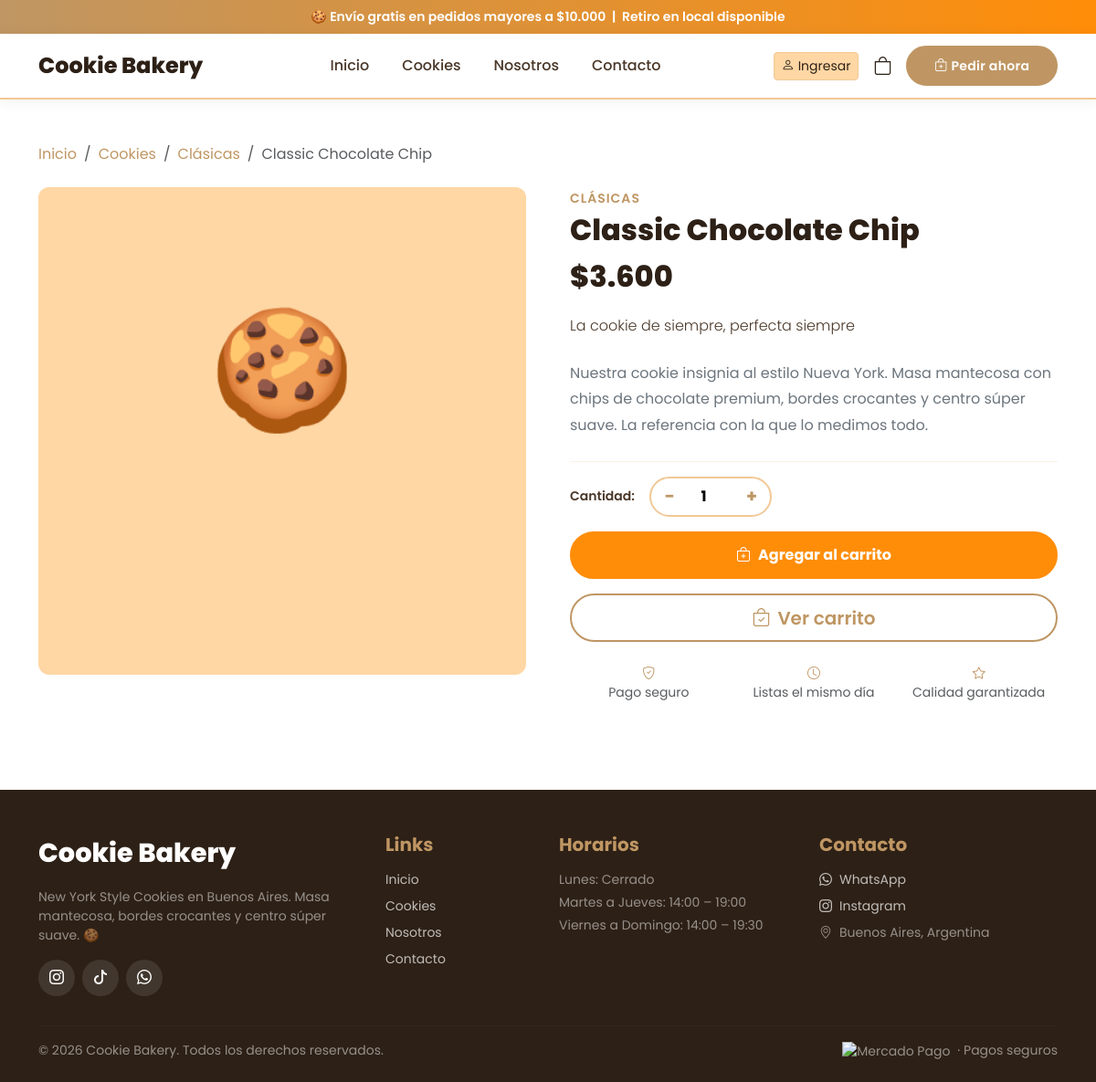
Screenshot of /producto?slug=classic-chocolate-chip with the database file from the repository.
### tables this page shows
CREATE TABLE products (
    id              INT UNSIGNED AUTO_INCREMENT PRIMARY KEY,
    category_id     INT UNSIGNED     NULL,
    name            VARCHAR(150)     NOT NULL,
    slug            VARCHAR(180)     NOT NULL UNIQUE,
    short_desc      VARCHAR(280)     NULL,
    description     TEXT             NULL,
    ingredients     TEXT             NULL,
    price           DECIMAL(10,2)    NOT NULL,
    compare_price   DECIMAL(10,2)    NULL,
    main_image      VARCHAR(255)     NULL,
    featured        TINYINT(1)       NOT NULL DEFAULT 0,
    available       TINYINT(1)       NOT NULL DEFAULT 1,
    sort_order      SMALLINT UNSIGNED NOT NULL DEFAULT 0,
    created_at      DATETIME         NOT NULL DEFAULT CURRENT_TIMESTAMP,
    updated_at      DATETIME         NOT NULL DEFAULT CURRENT_TIMESTAMP ON UPDATE CURRENT_TIMESTAMP,
    FOREIGN KEY (category_id) REFERENCES categories(id) ON DELETE SET NULL,
    INDEX idx_category (category_id),
    INDEX idx_available (available),
    INDEX idx_featured (featured)
);

CREATE TABLE categories (
    id          INT UNSIGNED AUTO_INCREMENT PRIMARY KEY,
    name        VARCHAR(100)    NOT NULL,
    slug        VARCHAR(120)    NOT NULL UNIQUE,
    description TEXT            NULL,
    image       VARCHAR(255)    NULL,
    sort_order  TINYINT UNSIGNED NOT NULL DEFAULT 0,
    active      TINYINT(1)      NOT NULL DEFAULT 1,
    created_at  DATETIME        NOT NULL DEFAULT CURRENT_TIMESTAMP,
    updated_at  DATETIME        NOT NULL DEFAULT CURRENT_TIMESTAMP ON UPDATE CURRENT_TIMESTAMP
);

### app/Controllers/BaseController.php (called while the page is built, shortened)
<?php
abstract class BaseController
{
    protected function view(string $viewPath, array $data = []): void
    {
        $layoutFile = APP_PATH . '/Views/layouts/main.php';
        require $layoutFile;
    }
    protected function input(string $key, mixed $default = null): mixed
    {
        $val = $_POST[$key] ?? $_GET[$key] ?? $default;
        if (is_string($val)) {
            $val = trim($val);
        }
        return $val;
    }
}

### app/Controllers/ProductController.php (called while the page is built, shortened)
<?php
class ProductController extends BaseController
{
    public function detail(): void
    {
        $slug         = $this->input('slug', '');
        $productModel = new Product();
        $product = $productModel->findBySlug($slug);
        $images = $productModel->getImages((int)$product['id']);
        $this->view('products/detail', [
            'pageTitle' => $product['name'],
            'product'   => $product,
            'images'    => $images,
        ]);
    }
}

### app/Core/Router.php (called while the page is built, shortened)
<?php
class Router
{
    private array $routes = [];
    private function add(string $path, string $controller, string $action): void
    {
        $this->routes[$path] = ['controller' => $controller, 'action' => $action];
    }
    public function dispatch(): void
    {
        $url = $_GET['url'] ?? '';
        $url = trim($url, '/');
        $url = strtok($url, '?');
        $url = $url ?: '';
        if (isset($this->routes[$url])) {
            $route = $this->routes[$url];
        }
        $action         = $route['action'];
        $controller = new $controllerName();
        $controller->$action();
    }
}

### index.php (called while the page is built, shortened)
<?php
$router = new Router();
$router->dispatch();

### app/Models/BaseModel.php (called while the page is built, shortened)
<?php
abstract class BaseModel
{
    protected PDO $db;
    public function __construct()
    {
        $this->db = Database::getInstance();
    }
    protected function query(string $sql, array $params = []): \PDOStatement
    {
        $stmt = $this->db->prepare($sql);
        $stmt->execute($params);
        return $stmt;
    }
}

### app/Core/Database.php (called while the page is built, shortened)
<?php
class Database
{
    private static ?PDO $instance = null;
    public static function getInstance(): PDO
    {
        if (self::$instance === null) {
            $dsn = sprintf(
                'mysql:host=%s;dbname=%s;charset=%s',
                DB_HOST, DB_NAME, DB_CHARSET
            );
            try {
                self::$instance = new PDO($dsn, DB_USER, DB_PASS, [
                    PDO::ATTR_ERRMODE            => PDO::ERRMODE_EXCEPTION,
                    PDO::ATTR_DEFAULT_FETCH_MODE => PDO::FETCH_ASSOC,
                    PDO::ATTR_EMULATE_PREPARES   => false,
                    PDO::MYSQL_ATTR_INIT_COMMAND => "SET NAMES utf8mb4 COLLATE utf8mb4_unicode_ci",
                ]);
            } catch (PDOException $e) {
                error_log('DB Connection failed: ' . $e->getMessage());
                http_response_code(500);
                die('Error de conexión a la base de datos. Verificá que MySQL esté corriendo y la DB exista.');
            }
        }
        return self::$instance;
    }
}

### app/Models/Product.php (called while the page is built, shortened)
<?php
class Product extends BaseModel
{
    public function findBySlug(string $slug): ?array
    {
        $row = $this->query(
            "SELECT p.*, c.name as category_name, c.slug as category_slug
             FROM products p
             LEFT JOIN categories c ON c.id = p.category_id
             WHERE p.slug = ? AND p.available = 1",
            [$slug]
        )->fetch();
        return $row ?: null;
    }
}

### app/Helpers/Formatter.php (called while the page is built, shortened)
<?php
class Formatter
{
    public static function price(float $amount, bool $symbol = true): string
    {
        $formatted = number_format($amount, 0, ',', '.');
        return $symbol ? '$' . $formatted : $formatted;
    }
}

### app/Views/products/detail.php (the view, shortened to what this page needs)
<section class="py-5">
  <div class="container">
    <nav aria-label="breadcrumb" class="mb-4">
      <ol class="breadcrumb small text-muted">
        <li class="breadcrumb-item"><a href="<?= BASE_URL ?>/">Inicio</a></li>
        <li class="breadcrumb-item"><a href="<?= BASE_URL ?>/productos">Cookies</a></li>
        <?php if (!empty($product['category_name'])): ?>
          <li class="breadcrumb-item">
            <a href="<?= BASE_URL ?>/productos?categoria=<?= urlencode($product['category_slug']) ?>">
              <?= htmlspecialchars($product['category_name']) ?>
            </a>
          </li>
        <?php endif; ?>
        <li class="breadcrumb-item active"><?= htmlspecialchars($product['name']) ?></li>
      </ol>
    </nav>
    <div class="row g-5">
      <div class="col-lg-6">
        <div class="product-gallery-main mb-3">
          <?php
          $mainImg = $product['main_image'];
          $mainSrc = $mainImg ? UPLOAD_URL . '/' . htmlspecialchars($mainImg) : null;
          ?>
          <?php if ($mainSrc): ?>
            <img src="<?= $mainSrc ?>" id="galleryMain" alt="<?= htmlspecialchars($product['name']) ?>">
          <?php else: ?>
            <div style="height:400px;display:flex;align-items:center;justify-content:center;font-size:8rem;background:var(--cream)">🍪</div>
          <?php endif; ?>
        </div>
      </div>
      <div class="col-lg-6">
        <?php if (!empty($product['category_name'])): ?>
          <a href="<?= BASE_URL ?>/productos?categoria=<?= urlencode($product['category_slug']) ?>"
             class="text-gold fw-semibold small text-uppercase"
             style="letter-spacing:1px">
            <?= htmlspecialchars($product['category_name']) ?>
          </a>
        <?php endif; ?>
        <h1 class="mt-1 mb-2" style="font-size:2rem;font-weight:800">
          <?= htmlspecialchars($product['name']) ?>
        </h1>
        <div class="d-flex align-items-baseline gap-3 mb-3">
          <span class="product-detail-price"><?= Formatter::price((float)$product['price']) ?></span>
        </div>
        <?php if (!empty($product['short_desc'])): ?>
          <p class="lead" style="font-size:1rem;color:var(--text);line-height:1.7;margin-bottom:1.5rem">
            <?= htmlspecialchars($product['short_desc']) ?>
          </p>
        <?php endif; ?>
        <?php if (!empty($product['description'])): ?>
          <p style="color:var(--gray);line-height:1.8;margin-bottom:1.5rem">
            <?= nl2br(htmlspecialchars($product['description'])) ?>
          </p>
        <?php endif; ?>
        <hr style="border-color:var(--border)">
        <?php if ($product['available']): ?>
          <div class="d-flex align-items-center gap-3 mb-3">
            <label class="fw-semibold small">Cantidad:</label>
            <div class="qty-control">
              <button class="qty-btn qty-minus" type="button">−</button>
              <input type="number" class="qty-input" id="qtyInput" value="1" min="1" max="99">
              <button class="qty-btn qty-plus" type="button">+</button>
            </div>
          </div>
          <button class="btn btn-orange btn-lg w-100 mb-3"
                  data-add-cart="<?= $product['id'] ?>"
                  data-original-text="<i class='bi bi-bag-plus me-2'></i>Agregar al carrito">
            <i class="bi bi-bag-plus me-2"></i>Agregar al carrito
          </button>
          <a href="<?= BASE_URL ?>/carrito" class="btn btn-gold-outline btn-lg w-100">
            <i class="bi bi-bag-check me-2"></i>Ver carrito
          </a>
        <?php endif; ?>
        <div class="row g-2 mt-3">
          <div class="col-4 text-center">
            <div class="small text-muted"><i class="bi bi-shield-check text-gold"></i><br>Pago seguro</div>
          </div>
          <div class="col-4 text-center">
            <div class="small text-muted"><i class="bi bi-clock text-gold"></i><br>Listas el mismo día</div>
          </div>
          <div class="col-4 text-center">
            <div class="small text-muted"><i class="bi bi-star text-gold"></i><br>Calidad garantizada</div>
          </div>
        </div>
      </div>
    </div>
  </div>
</section>

### public/css/app.css (style rules this page uses)
:root { --gold: #bf9663; --gold-dark: #a07840; --gold-light: #d4b483; --orange: #FF8D08; --orange-dark:#e07000; --cream: #fdf8f2; --dark: #2d2016; --text: #4a3728; --gray: #6c757d; --border: #e8ddd0; --shadow: 0 4px 20px rgba(191,150,99,0.15); --radius: 12px; --radius-sm: 8px; }
* { box-sizing: border-box; }
body { font-family: 'Poppins', sans-serif; color: var(--text); background: #fff; overflow-x: hidden; }
h1, h2, h3, h4, h5, h6 { font-weight: 700; color: var(--dark); }
a { color: var(--gold); text-decoration: none; }
.text-gold { color: var(--gold) !important; }
.btn-gold-outline { background: transparent; color: var(--gold); border: 2px solid var(--gold); border-radius: 50px; font-weight: 600; padding: 0.6rem 1.8rem; transition: all 0.25s ease; }
.btn-orange { background: var(--orange); color: #fff; border: 2px solid var(--orange); border-radius: 50px; font-weight: 700; padding: 0.75rem 2rem; font-size: 1rem; transition: all 0.25s ease; }
.product-gallery-main { border-radius: var(--radius); overflow: hidden; aspect-ratio: 1; background: var(--cream); }
.product-detail-price { font-size: 2rem; font-weight: 800; color: var(--dark); }
.qty-control { display: flex; align-items: center; gap: 0; border: 2px solid var(--border); border-radius: 50px; overflow: hidden; width: fit-content; }
.qty-btn { background: none; border: none; width: 40px; height: 40px; font-size: 1.2rem; cursor: pointer; color: var(--gold); font-weight: 700; transition: background 0.2s; }
.qty-input { width: 50px; text-align: center; border: none; font-size: 1rem; font-weight: 700; outline: none; }

### rows the page displays
products: category.name "Clásicas", name "Classic Chocolate Chip", category.name "CLÁSICAS", price "$3.600", short_desc "La cookie de siempre, perfecta siempre", description "Nuestra cookie insignia al estilo Nueva York. Masa mantecosa con chips de chocolate premium, bordes crocantes y centro súper suave. La referencia con la que lo medimos todo."
